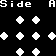

A level layout from a 2D game, rendered from its tile map. Below: a short description, then the map file with its tile-grid data intact:
An orthogonal 7x7 tile map with 8x8 px tiles, 1 tile layer (SideA), 1 hidden layer not drawn.

<map version="1.10" tiledversion="1.10.1" orientation="orthogonal" renderorder="right-down" width="7" height="7" tilewidth="8" tileheight="8" infinite="0" nextlayerid="3" nextobjectid="1">
 <tileset firstgid="1" source="font.tsx" />
 <layer id="1" name="SideB" width="7" height="7" visible="0">
  <data encoding="csv">
84,106,101,102,0,0,67,
0,0,0,0,0,0,0,
50,0,51,0,52,0,53,
0,0,0,0,0,0,0,
54,0,55,0,56,0,57,
0,0,0,0,0,0,0,
58,0,14,0,15,0,16
</data>
 </layer>
 <layer id="2" name="SideA" width="7" height="7">
  <data encoding="csv">
84,106,101,102,0,0,66,
0,0,0,0,0,0,0,
0,0,1,0,1,0,0,
0,0,0,0,0,0,0,
1,0,1,0,1,0,1,
0,0,0,0,0,0,0,
0,0,1,0,1,0,0
</data>
 </layer>
</map>
